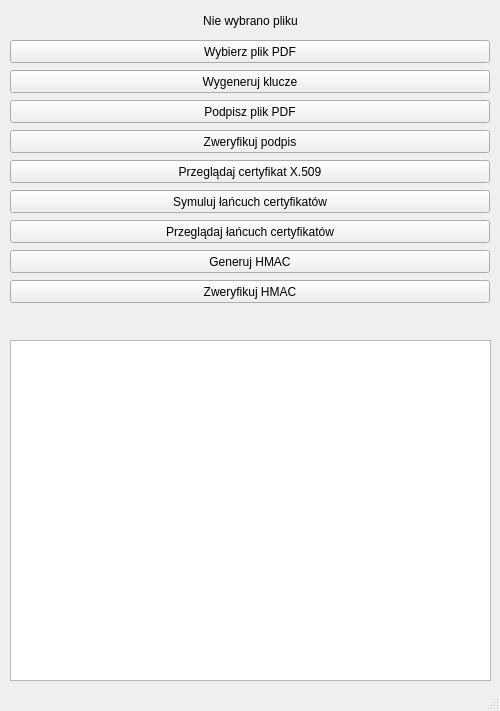
<?xml version="1.0" encoding="UTF-8"?>
<ui version="4.0">
 <class>MainWindow</class>
 <widget class="QMainWindow" name="MainWindow">
  <property name="geometry">
   <rect>
    <x>0</x>
    <y>0</y>
    <width>500</width>
    <height>711</height>
   </rect>
  </property>
  <property name="maximumSize">
   <size>
    <width>500</width>
    <height>16777215</height>
   </size>
  </property>
  <property name="windowTitle">
   <string>Kryptografia i teoria kodów - projekt  (Podpis cyfrowy)</string>
  </property>
  <widget class="QWidget" name="centralwidget">
   <widget class="QPushButton" name="select_file">
    <property name="geometry">
     <rect>
      <x>10</x>
      <y>40</y>
      <width>480</width>
      <height>23</height>
     </rect>
    </property>
    <property name="text">
     <string>Wybierz plik PDF</string>
    </property>
   </widget>
   <widget class="QLabel" name="label">
    <property name="geometry">
     <rect>
      <x>10</x>
      <y>10</y>
      <width>481</width>
      <height>21</height>
     </rect>
    </property>
    <property name="text">
     <string>Nie wybrano pliku</string>
    </property>
    <property name="alignment">
     <set>Qt::AlignCenter</set>
    </property>
   </widget>
   <widget class="QPushButton" name="generate_keys">
    <property name="geometry">
     <rect>
      <x>10</x>
      <y>70</y>
      <width>480</width>
      <height>23</height>
     </rect>
    </property>
    <property name="text">
     <string>Wygeneruj klucze</string>
    </property>
   </widget>
   <widget class="QPushButton" name="sing_file">
    <property name="geometry">
     <rect>
      <x>10</x>
      <y>100</y>
      <width>480</width>
      <height>23</height>
     </rect>
    </property>
    <property name="text">
     <string>Podpisz plik PDF</string>
    </property>
   </widget>
   <widget class="QPushButton" name="verify_signature">
    <property name="geometry">
     <rect>
      <x>10</x>
      <y>130</y>
      <width>480</width>
      <height>23</height>
     </rect>
    </property>
    <property name="text">
     <string>Zweryfikuj podpis</string>
    </property>
   </widget>
   <widget class="QPushButton" name="load_certificate">
    <property name="geometry">
     <rect>
      <x>10</x>
      <y>160</y>
      <width>480</width>
      <height>23</height>
     </rect>
    </property>
    <property name="text">
     <string>Przeglądaj certyfikat X.509</string>
    </property>
   </widget>
   <widget class="QTextEdit" name="certificate_info">
    <property name="geometry">
     <rect>
      <x>10</x>
      <y>340</y>
      <width>481</width>
      <height>341</height>
     </rect>
    </property>
   </widget>
   <widget class="QLabel" name="label_2">
    <property name="geometry">
     <rect>
      <x>10</x>
      <y>310</y>
      <width>481</width>
      <height>21</height>
     </rect>
    </property>
    <property name="text">
     <string/>
    </property>
    <property name="alignment">
     <set>Qt::AlignCenter</set>
    </property>
   </widget>
   <widget class="QPushButton" name="load_chain">
    <property name="geometry">
     <rect>
      <x>10</x>
      <y>220</y>
      <width>480</width>
      <height>23</height>
     </rect>
    </property>
    <property name="text">
     <string>Przeglądaj łańcuch certyfikatów</string>
    </property>
   </widget>
   <widget class="QPushButton" name="generate_hmac">
    <property name="geometry">
     <rect>
      <x>10</x>
      <y>250</y>
      <width>480</width>
      <height>23</height>
     </rect>
    </property>
    <property name="text">
     <string>Generuj HMAC</string>
    </property>
   </widget>
   <widget class="QPushButton" name="verify_hmac">
    <property name="geometry">
     <rect>
      <x>10</x>
      <y>280</y>
      <width>480</width>
      <height>23</height>
     </rect>
    </property>
    <property name="text">
     <string>Zweryfikuj HMAC</string>
    </property>
   </widget>
   <widget class="QPushButton" name="gen_chain">
    <property name="geometry">
     <rect>
      <x>10</x>
      <y>190</y>
      <width>480</width>
      <height>23</height>
     </rect>
    </property>
    <property name="text">
     <string>Symuluj łańcuch certyfikatów</string>
    </property>
   </widget>
  </widget>
  <widget class="QStatusBar" name="statusbar"/>
 </widget>
 <resources/>
 <connections/>
</ui>
